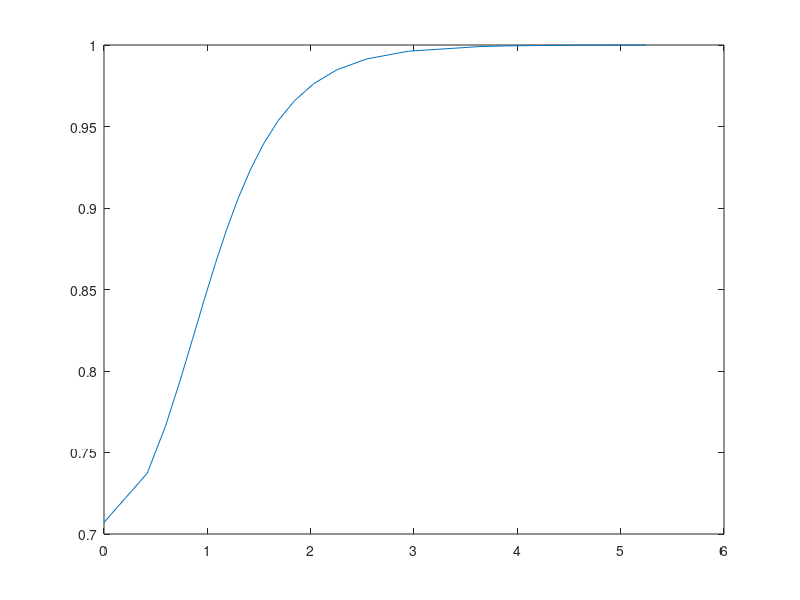

The MATLAB script that drew this image:
% program kurve
% Finner relasjon mellom theta0 og alpha
% theta0 = t0g i grader
clear
t0g = (0:5:85)';
t0g = [t0g;86;87;88;89];
t0 = t0g*pi/180;
st0 = sin(t0);
k = sqrt(0.5.*(1 + st0));
alf = [0.0 0.41836 0.59414 0.73284 0.85475 0.96827 1.0783 1.1882 1.3009 ...
       1.4193 1.5467 1.6869 1.8454 2.0301 2.2542 2.5416 2.9460 3.6378 ...
       3.8606 4.1481 4.5534 5.2464]';
plot(alf,k)
shg
